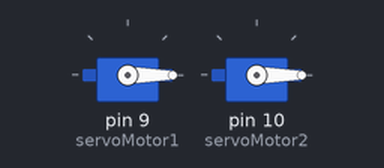
The sketch below on a simulated Arduino Uno, built with avr-gcc and run on an emulated ATmega328P. On the bench: 2 × servo.

Above: at 0.01 s.
At 4.01 s:
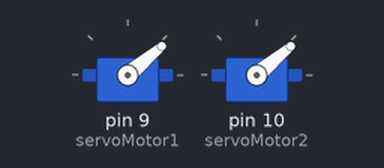
At 8.0 s:
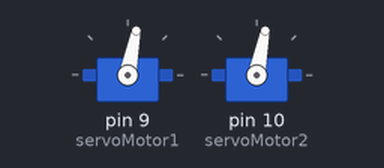
At 16.1 s:
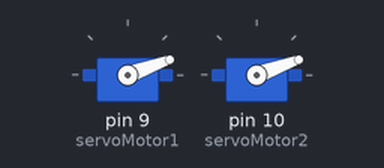
Timing chart, 0 to 19.4 s (numbered marks = the images above):
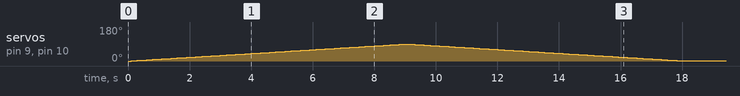

The sketch:

servo2.0_9seconds.ino
```cpp
#include <Servo.h>
Servo servoMotor1;
Servo servoMotor2;

void setup() {
  Serial.begin(9600);
  servoMotor1.attach(9);
  servoMotor2.attach(10);
  servoMotor1.write(0);
  servoMotor2.write(0);
  for (int i = 0; i <= 90; i++)
  {
    // Desplazamos al ángulo correspondiente
  servoMotor1.write(i);
  servoMotor2.write(i);
    // Hacemos una pausa de 25ms
  delay(100);
  }

  // Para el sentido negativo
  for (int i = 89; i > 0; i--)
  {
    // Desplazamos al ángulo correspondiente
    servoMotor1.write(i);
    servoMotor2.write(i);
    // Hacemos una pausa de 25ms
    delay(100);
  }
}

void loop() {
  // put your main code here, to run repeatedly:

}
```
